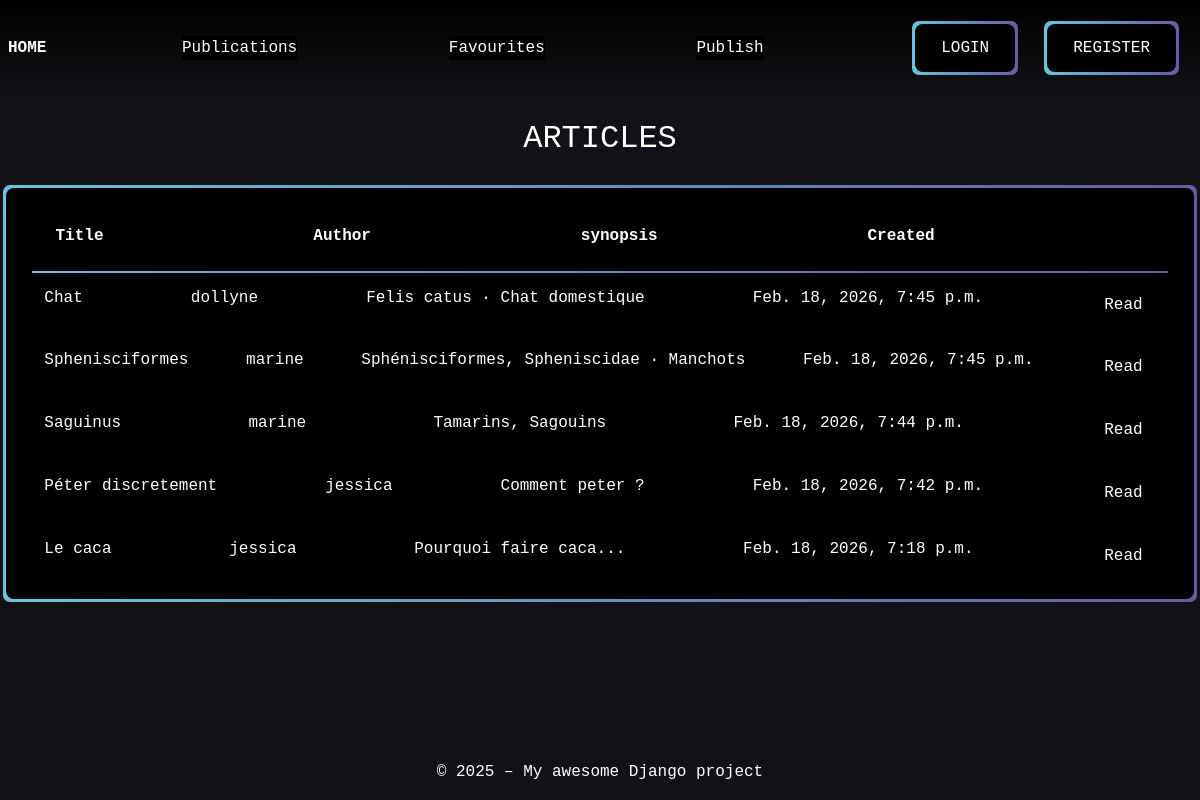
/articles/, run on an earlier commit of the app's database.
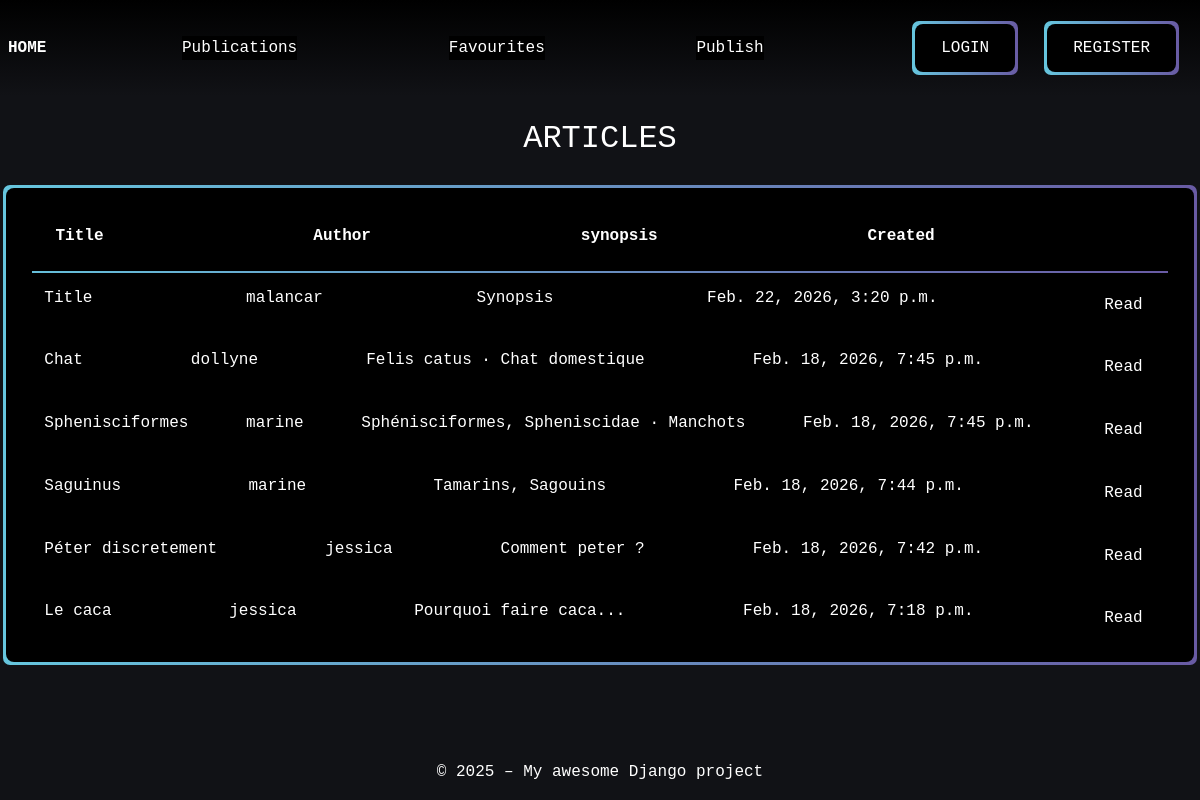
And on a later commit of the database.
### articles/models.py (models this page shows, shortened)
class Article(models.Model):
    title = models.CharField(max_length=64, null=False)
    author = models.ForeignKey(
        settings.AUTH_USER_MODEL,
        on_delete=models.CASCADE,
        related_name="article",
        null=False
    )
    created = models.DateTimeField(auto_now_add=True, null=False)
    synopsis = models.CharField(max_length=312, null=False)
    content = models.TextField(null=False)

### articles/views.py (the view)
# urls.py: path('', ArticleListView.as_view(), name='articles-list'),
class ArticleListView(ListView):
    model = Article
    template_name = "articles/list.html"
    context_object_name = "articles"
    ordering = ['-created']

### articles/templates/articles/list.html
{% extends "base.html" %}
{% load static %}
{% block extra_css %}
 <link rel="stylesheet" href="{% static 'articles/css/articles.css' %}">
{% endblock %}
{% block content %}
<div class="page-content">
    <h2 class="text-center m-4">ARTICLES</h2>
    <div class="tables div-wrapper">
        <table class="div-overlay ">
            <thead>
                <tr>
                    <th>Title</th>
                    <th>Author</th>
                    <th class="">synopsis</th>
                    <th>Created</th>
                    <th></th>
                </tr>
            </thead>
            <tbody>
                {% for article in articles %}
                    <tr>
                        <td>{{ article.title }}</td>
                        <td> {{ article.author }} </td>
                        <td> {{ article.synopsis }} </td>
                        <td> {{ article.created }} </td>
                        <td>
                            <a asChild href="{% url 'articles:article-detail' article.id %}" class="btn">Read</a>
                        </td>
                    </tr>
                {% endfor %}
            </tbody>
        </table>
    </div>
</div>
{% endblock %}

### templates/base.html (shortened to what this page needs)
{% load static %}
{% load django_browser_reload %}
{% load django_bootstrap5 %}
<!DOCTYPE html>
<html lang="fr">
    <head>
        {% bootstrap_css %}
        {% block style %}<link rel="stylesheet" href="{% static 'css/style.css' %}">{% endblock %}
        {% block extra_css %}{% endblock %}
        <link rel="stylesheet" href="https://cdn.jsdelivr.net/npm/bootstrap-icons@1.11.1/font/bootstrap-icons.css">
    </head>
    <body class="">
        <div class="text-white page-container w-auto d-flex flex-column">
            <header class="w-100 d-flex">
                <nav class="w-100 h-auto p-2 d-flex flex-row justify-content-between align-items-center">
                    <div class="fw-bold">
                        <a asChild href="/"class="">HOME</a>
                    </div>
                    <div class="btn-nav-wrapper">
                        <a asChild href="{% url 'articles:user-publications' %}" class="btn-nav-overlay">Publications</a>
                    </div>
                    <div class="btn-nav-wrapper">
                        <a asChild href="{% url 'articles:favourites-list' %}" class="btn-nav-overlay">Favourites</a>
                    </div>
                    <div class="btn-nav-wrapper">
                        <a asChild href="{% url 'articles:publish-articles' %}" class="btn-nav-overlay">Publish</a>
                    </div>
                    {% if user.is_authenticated or user.is_staff %}
                    <div class="btn-wrapper">
                        <form method="post" action="{% url 'logout' %}">
                            {% csrf_token %}
                            <button
                                type="submit"
                                onclick="return confirm('Do you want to logout ?');"
                                class="btn btn-overlay">
                                LOGOUT
                            </button>
                        </form>
                    </div>
                    {% else %}
                        <div class="d-flex">
                            <div class="btn-wrapper">
                                <a asChild href="/login" class="btn btn-overlay">LOGIN</a>
                            </div>
                            <div class="btn-wrapper">
                                <a asChild href="/register" class="btn btn-overlay">REGISTER</a>
                            </div>
                        </div>
                    {% endif %}
                </nav>
            </header>
            <main class="d-flex flex-fill justify-content-center ">
                <div class="toast-container position-fixed bottom-0 end-0 p-3">
                </div>
                {% block content %}{% endblock %}
            </main>
            <footer class="text-center">
                <p>© 2025 – My awesome Django project</p>
            </footer>
        </div>
    </body>
</html>

### static/css/style.css (style rules this page uses)
:root { --blue: #66C6DE; --purple: #695BA4; }
html, body { background-color: #111216; width: 100%; height: 100%; font-family: 'Courier New', Courier, monospace; ; }
.page-container { width: 100%; height: 100%; display: flex; flex-direction: column; align-items: center; }
header { background-color: black; background-image: linear-gradient(to bottom, #000000, #111216); }
.btn-wrapper, .div-wrapper { position: relative; display: flex; align-items: center; margin: 10px; padding: 3px; background-clip: padding-box, border-box; border:3px solid transparent; font-size: 16px; color: white; background-color: transparent; border-radius: 10px; border: 3px solid transparent; background-image: linear-gradient(90deg, var(--blue), var(--purple)); }
.btn-overlay, .div-overlay { display: flex; justify-content: center; justify-items: center; width: 100%; position: relative; padding: 12px 26px; font-size: 16px; color: white; background-color: black; border: none; border-radius: 8px; transition: background-color 0.3s ease, transform 0.2s ease; outline: none; box-shadow: none; }
.btn { transition: all 0.2s ease-in-out; cursor: pointer; color: white; }
.btn-nav-wrapper { position: relative; display: flex; align-items: center; margin: 10px; padding: 3px; background-clip: padding-box, border-box; border:3px solid transparent; font-size: 16px; color: white; background-color: transparent; border-radius: 10px; border: 3px solid transparent; }
.btn-nav-overlay { background-color: black; }
a { text-decoration: none; color: inherit; }

### articles/static/articles/css/articles.css (style rules this page uses)
.tables { display: flex; justify-content: center; align-items: center; }
table { width: 100%; display: flex; flex-direction: column; }
@media (min-width: 1200px) { .tables { width: 1200px; } }
thead { border-bottom: 2px solid; border-image: linear-gradient(135deg, var(--blue), var(--purple)) 1; }
th { margin: 1%; display: flex; justify-content: space-between; }
tr { padding: 1%; display: flex; justify-content: space-between; }
td { text-align: center; }

What changed in the data, as far as the page shows it:
added Article: title "Title", author "malancar", synopsis "Synopsis", created "Feb. 22, 2026, 3:20 p.m."
